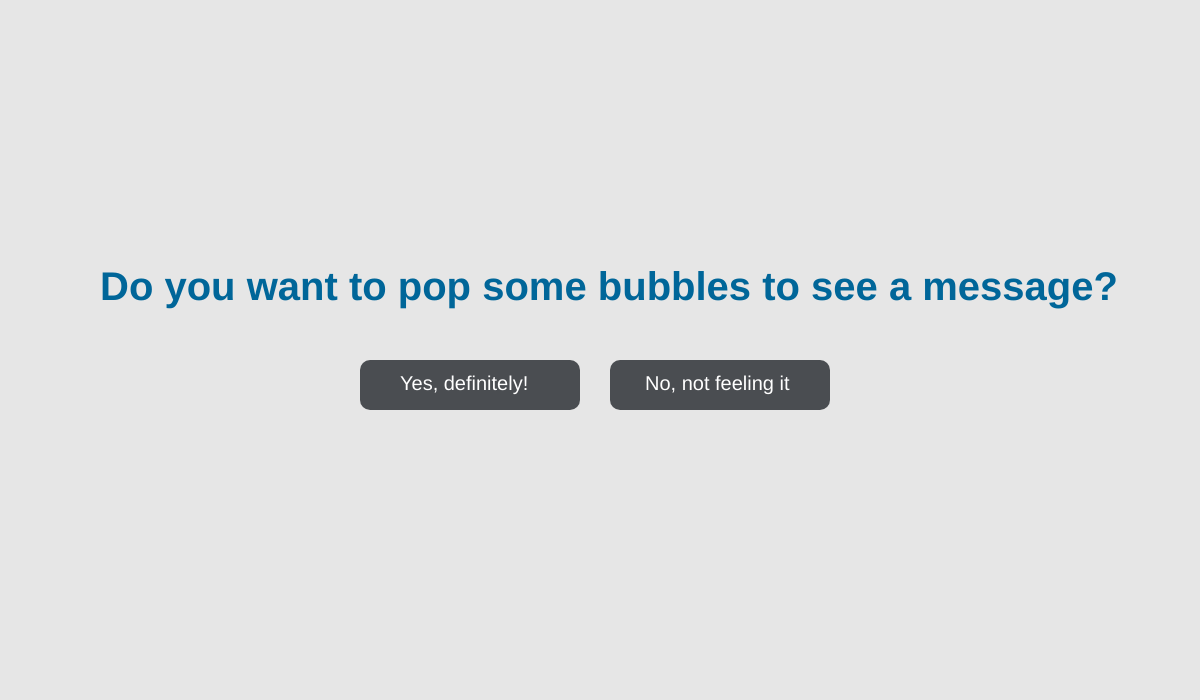
Frame 1 (no input)
Frame 60 (no input): identical to frame 1, image omitted
Frame 120 (the mouse pressed at the canvas centre since frame 60): identical to frame 1, image omitted

The p5.js sketch that drew this single still picture (run headless with seeded random() and noise() and a simulated clock; from frame 60 on, the mouse is pressed at the canvas centre):

// p5.js sketch
// ── sketch.js
// Created by Danielle Teska and Lulu Xiao
// Last edited Thursday, March 2, 2017
// This creates the first page of our final HCDE program. The user answers a question to be
// advanced to another state. 

//TO-DO
//Add functionality for buttons. 
//Add in image of Octocat or change background? 

var mesX = 100;
var mesY = 300;
var butX = 360;
var butY = 360;

function setup() {
  createCanvas(1200, 700);
}

function draw() {
  background(230);
  message(mesX, mesY);
  buttons(butX, butY);
}

// This is the function for the text shown on the page.
function message() {
  textSize(40);
  fill(0, 102, 153);
  textStyle(BOLD);
  text("Do you want to pop some bubbles to see a message?", mesX, mesY);
}

// This makes the buttons
function buttons() {
  fill(74, 77, 81);
  noStroke();
  rect(butX, butY, 220, 50, 10);
  rect(butX + 250, butY, 220, 50, 10);
  fill(255);
  textSize(20);
  textStyle(NORMAL);
  text("Yes, definitely!", butX + 40, butY + 30);
  text("No, not feeling it", butX + 285, butY + 30);
}
